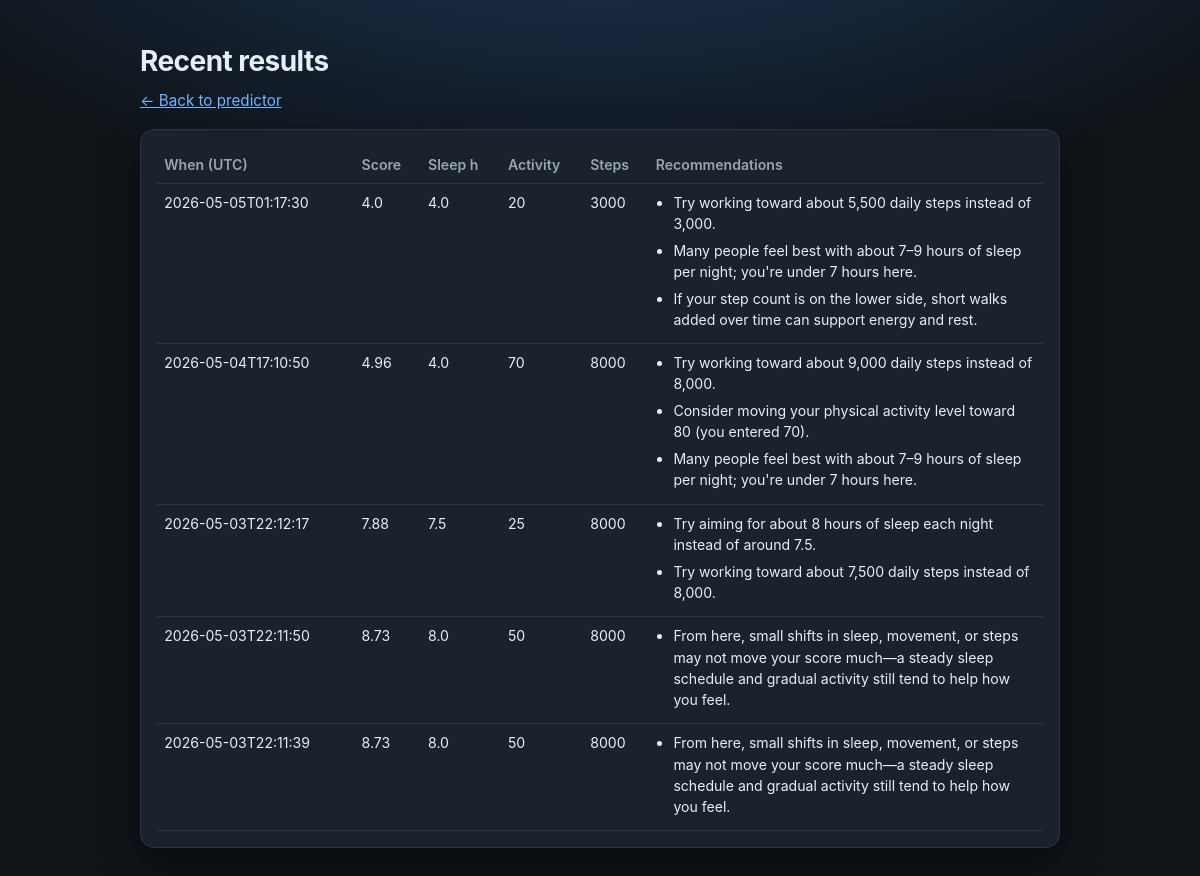
Page /recent on the committed database.
### tables this page shows
CREATE TABLE predictions (
                id INTEGER PRIMARY KEY AUTOINCREMENT,
                created_at TEXT NOT NULL,
                age INTEGER NOT NULL,
                gender TEXT NOT NULL,
                occupation TEXT NOT NULL,
                sleep_duration REAL NOT NULL,
                physical_activity INTEGER NOT NULL,
                daily_steps INTEGER NOT NULL,
                predicted_score REAL NOT NULL,
                recommendations TEXT NOT NULL
            );

### app.py (the view)
@app.route("/recent")
def recent():
    rows = database.fetch_recent_predictions(limit=5)
    return render_template("recent.html", rows=rows)

### database.py (called while the page is built)
def get_connection():
    conn = sqlite3.connect(DB_PATH)
    conn.row_factory = sqlite3.Row
    return conn

### templates/recent.html (shortened to what this page needs)
<!DOCTYPE html>
<html lang="en">
<head>
  <link rel="stylesheet" href="{{ url_for('static', filename='style.css') }}" />
</head>
<body>
  <div class="page page-wide">
    <header class="hero">
      <h1>Recent results</h1>
      <p class="lede"><a href="{{ url_for('index') }}">← Back to predictor</a></p>
    </header>
    {% if not rows %}
    <p class="muted-p">Nothing here yet — complete a check on the home page first.</p>
    {% else %}
    <div class="table-wrap card card-flat">
      <table class="data-table">
        <thead>
          <tr>
            <th>When (UTC)</th>
            <th>Score</th>
            <th>Sleep h</th>
            <th>Activity</th>
            <th>Steps</th>
            <th>Recommendations</th>
          </tr>
        </thead>
        <tbody>
          {% for r in rows %}
          <tr>
            <td class="nowrap">{{ r.created_at[:19] }}</td>
            <td>{{ r.predicted_score }}</td>
            <td>{{ r.sleep_duration }}</td>
            <td>{{ r.physical_activity }}</td>
            <td>{{ r.daily_steps }}</td>
            <td class="rec-cell">
              <ul class="compact-list">
                {% for line in r.recommendations %}
                <li>{{ line }}</li>
                {% endfor %}
              </ul>
            </td>
          </tr>
          {% endfor %}
        </tbody>
      </table>
    </div>
    {% endif %}
  </div>
</body>
</html>

### static/style.css (style rules this page uses)
*, *::before, *::after { box-sizing: border-box; }
:root { --bg: #0f1419; --surface: #1a222d; --border: #2c3542; --text: #e8eef5; --muted: #98a5b3; --accent: #6eb5ff; --accent-soft: rgba(110, 181, 255, 0.15); --danger-bg: rgba(255, 107, 107, 0.12); --danger-border: rgba(255, 107, 107, 0.35); }
body { margin: 0; min-height: 100vh; font-family: "SF Pro Text", system-ui, -apple-system, Segoe UI, Roboto, sans-serif; background: radial-gradient(ellipse 120% 80% at 50% -20%, #1e3a5f 0%, var(--bg) 55%); color: var(--text); line-height: 1.5; }
.page { max-width: 640px; margin: 0 auto; padding: 2.5rem 1.25rem 3rem; }
.hero h1 { font-size: 1.75rem; font-weight: 650; letter-spacing: -0.02em; margin: 0 0 0.5rem; }
.lede { margin: 0; color: var(--muted); font-size: 0.95rem; }
.card { margin-top: 1.75rem; background: var(--surface); border: 1px solid var(--border); border-radius: 14px; padding: 1.5rem 1.35rem 1.65rem; box-shadow: 0 18px 40px rgba(0, 0, 0, 0.35); }
.hero a { color: var(--accent); }
.page-wide { max-width: 960px; }
.card-flat { margin-top: 1rem; padding: 1rem; overflow-x: auto; }
.data-table { width: 100%; border-collapse: collapse; font-size: 0.88rem; }
.data-table th, .data-table td { border-bottom: 1px solid var(--border); padding: 0.5rem 0.45rem; text-align: left; vertical-align: top; }
.data-table th { color: var(--muted); font-weight: 600; }
.nowrap { white-space: nowrap; }
.rec-cell { max-width: 320px; }
.compact-list { margin: 0; padding-left: 1.1rem; }
.compact-list li { margin-bottom: 0.35rem; }

### rows in the picture
predictions: created_at "2026-05-05T01:17:30", predicted_score "4.0", sleep_duration "4.0", physical_activity "20", daily_steps "3000", recommendations "Try working toward about 5,500 daily steps instead of 3,000." "Many people feel best with about 7–9 hours of sleep per night; you're under 7 hours here." "If your step count is on the lower side, short walks added over time can support energy and rest."
predictions: created_at "2026-05-04T17:10:50", predicted_score "4.96", sleep_duration "4.0", physical_activity "70", daily_steps "8000", recommendations "Try working toward about 9,000 daily steps instead of 8,000." "Consider moving your physical activity level toward 80 (you entered 70)." "Many people feel best with about 7–9 hours of sleep per night; you're under 7 hours here."
predictions: created_at "2026-05-03T22:12:17", predicted_score "7.88", sleep_duration "7.5", physical_activity "25", daily_steps "8000", recommendations "Try aiming for about 8 hours of sleep each night instead of around 7.5." "Try working toward about 7,500 daily steps instead of 8,000."
predictions: created_at "2026-05-03T22:11:50", predicted_score "8.73", sleep_duration "8.0", physical_activity "50", daily_steps "8000", recommendations "From here, small shifts in sleep, movement, or steps may not move your score much—a steady sleep schedule and gradual activity still tend to help how you feel."
predictions: created_at "2026-05-03T22:11:39", predicted_score "8.73", sleep_duration "8.0", physical_activity "50", daily_steps "8000", recommendations "From here, small shifts in sleep, movement, or steps may not move your score much—a steady sleep schedule and gradual activity still tend to help how you feel."
